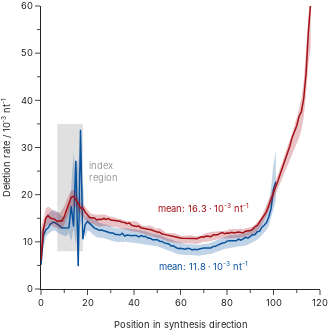

Here is the notebook cell this chart was saved with:
### Code cell
def hex_to_rgb(hex_color: str) -> tuple:
    hex_color = hex_color.lstrip("#")
    return int(hex_color[0:2], 16), int(hex_color[2:4], 16), int(hex_color[4:6], 16)



plot_data = data.data[f"deletions_by_refposition"].copy()

plot_data['position_read'] = plot_data['position']

for exp in plot_data.exp.unique():
    plot_data.loc[(plot_data['exp'] == exp) & (plot_data['read'] == "1"), 'position'] = plot_data.loc[(plot_data['exp'] == exp) & (plot_data['read'] == "1"), 'position'].max() - plot_data.loc[(plot_data['exp'] == exp) & (plot_data['read'] == "1"), 'position']




colors = ["#08519c", "#a50f15"]

fig = pg.Figure()
fig.update_layout(
    xaxis=dict(
        anchor='y',
        title_text='Position in synthesis direction', 
        dtick=20, 
        range=[0, 120],
        minor_ticks="outside", 
        minor_dtick=10,
        tickfont_size=28/3, 
    ),
    yaxis = dict(
        anchor='x',
        title_text='Deletion rate / 10<sup>-3</sup> nt<sup>-1</sup>',
        range=[0, 60],
        dtick=10, 
        minor_ticks="outside", 
        minor_dtick=5,
        tickfont_size=28/3, 
    ),
    xaxis2=dict(
        domain=[0.2, 0.75],
        anchor='y2',
        title_text="",
        range=[0, 110],
        dtick=40,
        minor_ticks="outside", 
        minor_dtick=20,
        tickfont_size=28/3, 
    ),
    yaxis2 = dict(
        domain=[0.6, 0.75],
        anchor='x2',
        title_text="",
        range=[0.25, 1.25],
        dtick=0.5,
        minor_ticks="outside", 
        minor_dtick=0.25,
        tickfont_size=28/3, 
    )
)




for i, group in enumerate(plot_data.group.unique()):
    idata = plot_data.loc[(plot_data['group'] == group)]

    maxdata = idata.groupby('position').agg({'rate': 'max'}).reset_index()
    fig.add_trace(
        pg.Scatter(
            x=maxdata['position'],
            y=1000*maxdata.rolling(3, min_periods=1, on="position", center=True)['rate'].mean(),
            line_width=0,
        )
    )
    mindata = idata.groupby('position').agg({'rate': 'min'}).reset_index()
    fig.add_trace(
        pg.Scatter(
            x=mindata['position'],
            y=1000*mindata.rolling(3, min_periods=1, on="position", center=True)['rate'].mean(),
            fill='tonexty',
            line_width=0,
            fillcolor=f"rgba{(*hex_to_rgb(colors[i]), 0.25)}"
        )
    )

    idata = plot_data.loc[(plot_data['group'] == group)]
    meandata = idata.groupby('position').agg({'rate': 'median'}).reset_index()

    fig.add_trace(
        pg.Scatter(
            x=meandata['position'],
            y=1000*meandata['rate'],
            line_color=colors[i],
            line_width=1.5,
        )

    )




fig.add_shape(type="rect",
    x0=7, y0=8, x1=18, y1=35,
    fillcolor="#999999",
    layer='below'
)

fig.add_annotation(
    x=27,
    y=25,
    text=f"index<br>region",
    align='left',
    showarrow=False,
    font_color='#999999',
    font_family="Inter", 
    font_size=28/3,
)

mean = plot_data.loc[plot_data.group == "GCall"].copy().groupby('position')['rate'].mean().mean()*1000
fig.add_annotation(
    x=70,
    y=mean-7,
    text=f"mean: {mean:.1f} · 10<sup>-3</sup> nt<sup>-1</sup>",
    showarrow=False,
    font_color=colors[0],
    font_family="Inter", 
    font_size=28/3,
)

mean = plot_data.loc[plot_data.group == "GCfix"].copy().groupby('position')['rate'].mean().mean()*1000
fig.add_annotation(
    x=70,
    y=mean+1,
    text=f"mean: {mean:.1f} · 10<sup>-3</sup> nt<sup>-1</sup>",
    showarrow=False,
    font_color=colors[1],
    font_family="Inter", 
    font_size=28/3,
)

fig.update_traces(
    marker=dict(), 
    selector=dict(mode='markers'),
)

fig.update_layout(
    template="simple_white", 
    height=330, 
    width=330, 
    showlegend=False, 
    margin=dict(l=0, r=10, t=0, b=0),
    font_family="Inter",
    legend_font_size=28/3,
)
fig.update_xaxes(
    title_font_family="Inter", 
    title_font_size=28/3, 
)
fig.update_yaxes(
    title_font_family="Inter", 
    title_font_size=28/3, 
)
fig.show()
fig.write_image("error_rates.svg")

### Figure 1 — Plotly figure (JSON) as saved in the notebook; plotly's stock layout.template omitted (floating-point values rounded to 4 significant figures)
{"data": [{"line": {"width": 0}, "type": "scatter", "x": [0, 1, 2, 3, 4, 5, 6, 7, 8, 9, 10, 11, 12, 13, 14, 15, 16, 17, 18, 19, 20, 21, 22, 23, 24, 25, 26, 27, 28, 29, 30, 31, 32, 33, 34, 35, 36, 37, 38, 39, 40, 41, 42, 43, 44, 45, 46, 47, 48, 49, 50, 51, 52, 53, 54, 55, 56, 57, 58, 59, 60, 61, 62, 63, 64, 65, 66, 67, 68, 69, 70, 71, 72, 73, 74, 75, 76, 77, 78, 79, 80, 81, 82, 83, 84, 85, 86, 87, 88, 89, 90, 91, 92, 93, 94, 95, 96, 97, 98, 99, 100, 101], "y": [12.21, 13.34, 15.33, 15.89, 16.36, 16.72, 16.7, 16.31, 15.84, 15.48, 15.33, 15.69, 18.22, 21.45, 28.91, 23.1, 27.97, 19.36, 22.81, 15.0, 15.85, 15.57, 15.03, 14.67, 14.35, 14.08, 13.89, 13.8, 13.65, 13.45, 13.23, 13.06, 13.01, 12.87, 12.9, 12.8, 12.88, 12.77, 12.75, 12.72, 12.66, 12.66, 12.53, 12.44, 12.34, 12.19, 12.07, 11.84, 11.78, 11.73, 11.66, 11.47, 11.23, 10.98, 10.81, 10.6, 10.5, 10.26, 10.06, 10.02, 9.907, 9.791, 9.566, 9.512, 9.511, 9.42, 9.359, 9.383, 9.396, 9.517, 9.495, 9.612, 9.65, 9.869, 10.04, 10.32, 10.51, 10.79, 10.84, 11.01, 11.2, 11.36, 11.48, 11.42, 11.52, 11.54, 11.66, 11.77, 11.93, 12.15, 12.46, 12.81, 13.13, 13.45, 13.97, 14.56, 15.24, 16.24, 18.01, 21.74, 26.44, 29.43]}, {"fill": "tonexty", "fillcolor": "rgba(8, 81, 156, 0.25)", "line": {"width": 0}, "type": "scatter", "x": [0, 1, 2, 3, 4, 5, 6, 7, 8, 9, 10, 11, 12, 13, 14, 15, 16, 17, 18, 19, 20, 21, 22, 23, 24, 25, 26, 27, 28, 29, 30, 31, 32, 33, 34, 35, 36, 37, 38, 39, 40, 41, 42, 43, 44, 45, 46, 47, 48, 49, 50, 51, 52, 53, 54, 55, 56, 57, 58, 59, 60, 61, 62, 63, 64, 65, 66, 67, 68, 69, 70, 71, 72, 73, 74, 75, 76, 77, 78, 79, 80, 81, 82, 83, 84, 85, 86, 87, 88, 89, 90, 91, 92, 93, 94, 95, 96, 97, 98, 99, 100, 101], "y": [7.169, 8.542, 10.9, 11.61, 11.96, 12.32, 12.39, 12.16, 11.77, 11.5, 11.44, 11.22, 11.96, 9.993, 12.75, 9.453, 16.96, 13.37, 16.1, 11.02, 12.35, 12.23, 11.67, 11.2, 10.95, 10.86, 10.87, 10.81, 10.66, 10.44, 10.27, 10.11, 10.07, 9.931, 10.02, 9.918, 10.05, 9.952, 9.962, 9.808, 9.81, 9.721, 9.696, 9.593, 9.577, 9.483, 9.319, 9.151, 9.127, 9.132, 9.062, 8.861, 8.635, 8.471, 8.295, 8.095, 7.953, 7.704, 7.546, 7.373, 7.334, 7.243, 7.209, 7.219, 7.221, 7.145, 7.051, 7.046, 7.052, 7.162, 7.205, 7.319, 7.304, 7.445, 7.563, 7.761, 7.943, 8.177, 8.356, 8.495, 8.565, 8.684, 8.732, 8.844, 8.96, 9.003, 9.042, 9.077, 9.216, 9.402, 9.646, 9.903, 10.15, 10.42, 10.87, 11.34, 11.82, 12.49, 13.43, 15.26, 17.44, 18.84]}, {"line": {"color": "#08519c", "width": 1.5}, "type": "scatter", "x": [0, 1, 2, 3, 4, 5, 6, 7, 8, 9, 10, 11, 12, 13, 14, 15, 16, 17, 18, 19, 20, 21, 22, 23, 24, 25, 26, 27, 28, 29, 30, 31, 32, 33, 34, 35, 36, 37, 38, 39, 40, 41, 42, 43, 44, 45, 46, 47, 48, 49, 50, 51, 52, 53, 54, 55, 56, 57, 58, 59, 60, 61, 62, 63, 64, 65, 66, 67, 68, 69, 70, 71, 72, 73, 74, 75, 76, 77, 78, 79, 80, 81, 82, 83, 84, 85, 86, 87, 88, 89, 90, 91, 92, 93, 94, 95, 96, 97, 98, 99, 100, 101], "y": [5.125, 11.24, 12.49, 12.93, 13.72, 14.16, 14.09, 13.78, 13.4, 12.93, 12.93, 13.04, 12.98, 17.55, 13.27, 27.16, 4.842, 33.74, 10.53, 13.67, 14.33, 13.86, 13.31, 12.92, 12.72, 12.45, 12.5, 12.33, 12.15, 11.95, 11.86, 11.86, 11.54, 11.53, 11.44, 11.82, 11.21, 11.45, 11.31, 11.3, 11.37, 11.36, 11.03, 11.33, 11.12, 11.15, 10.8, 10.75, 10.45, 10.38, 10.45, 10.14, 10.09, 9.781, 9.618, 9.555, 9.124, 9.142, 8.794, 8.57, 8.63, 8.575, 8.45, 8.624, 8.563, 8.283, 8.431, 8.335, 8.53, 8.588, 8.668, 8.69, 8.783, 8.709, 8.987, 9.052, 9.3, 9.624, 9.756, 9.794, 10.16, 10.24, 10.22, 10.35, 10.23, 10.56, 10.35, 10.64, 10.96, 10.78, 11.24, 11.52, 11.49, 12.13, 12.24, 13.09, 13.51, 14.08, 15.32, 17.13, 21.17, 22.73]}, {"line": {"width": 0}, "type": "scatter", "x": [0, 1, 2, 3, 4, 5, 6, 7, 8, 9, 10, 11, 12, 13, 14, 15, 16, 17, 18, 19, 20, 21, 22, 23, 24, 25, 26, 27, 28, 29, 30, 31, 32, 33, 34, 35, 36, 37, 38, 39, 40, 41, 42, 43, 44, 45, 46, 47, 48, 49, 50, 51, 52, 53, 54, 55, 56, 57, 58, 59, 60, 61, 62, 63, 64, 65, 66, 67, 68, 69, 70, 71, 72, 73, 74, 75, 76, 77, 78, 79, 80, 81, 82, 83, 84, 85, 86, 87, 88, 89, 90, 91, 92, 93, 94, 95, 96, 97, 98, 99, 100, 101, 102, 103, 104, 105, 106, 107, 108, 109, 110, 111, 112, 113, 114, 115, 116], "y": [13.1, 14.61, 17.0, 17.51, 17.19, 16.66, 16.33, 16.26, 16.11, 16.7, 17.6, 18.93, 20.02, 20.82, 21.03, 20.47, 19.33, 18.39, 17.89, 17.43, 16.86, 16.24, 15.92, 15.81, 15.75, 15.73, 15.84, 15.8, 15.68, 15.47, 15.34, 15.31, 15.24, 15.1, 14.97, 14.72, 14.59, 14.41, 14.31, 14.32, 14.41, 14.34, 14.05, 13.63, 13.42, 13.29, 13.53, 13.48, 13.27, 12.95, 12.84, 12.94, 12.57, 12.25, 11.89, 11.85, 11.88, 11.84, 11.73, 11.46, 11.33, 11.23, 11.31, 11.44, 11.4, 11.37, 11.17, 11.2, 11.25, 11.37, 11.65, 11.79, 12.03, 12.09, 12.12, 12.13, 12.08, 12.23, 12.28, 12.36, 12.39, 12.67, 12.74, 12.7, 12.73, 12.7, 12.82, 12.64, 12.89, 12.92, 13.06, 13.24, 13.6, 14.12, 14.79, 15.55, 16.6, 17.69, 19.07, 20.31, 21.63, 22.98, 24.33, 25.82, 27.2, 28.77, 30.04, 31.51, 32.91, 34.67, 36.38, 38.22, 40.46, 44.11, 50.6, 59.3, 64.46]}, {"fill": "tonexty", "fillcolor": "rgba(165, 15, 21, 0.25)", "line": {"width": 0}, "type": "scatter", "x": [0, 1, 2, 3, 4, 5, 6, 7, 8, 9, 10, 11, 12, 13, 14, 15, 16, 17, 18, 19, 20, 21, 22, 23, 24, 25, 26, 27, 28, 29, 30, 31, 32, 33, 34, 35, 36, 37, 38, 39, 40, 41, 42, 43, 44, 45, 46, 47, 48, 49, 50, 51, 52, 53, 54, 55, 56, 57, 58, 59, 60, 61, 62, 63, 64, 65, 66, 67, 68, 69, 70, 71, 72, 73, 74, 75, 76, 77, 78, 79, 80, 81, 82, 83, 84, 85, 86, 87, 88, 89, 90, 91, 92, 93, 94, 95, 96, 97, 98, 99, 100, 101, 102, 103, 104, 105, 106, 107, 108, 109, 110, 111, 112, 113, 114, 115, 116], "y": [7.874, 9.672, 12.88, 13.58, 13.6, 13.26, 13.05, 12.94, 12.73, 12.89, 13.5, 14.81, 16.18, 17.21, 17.58, 17.35, 16.61, 15.88, 15.21, 14.69, 14.19, 13.93, 13.78, 13.64, 13.4, 13.2, 13.29, 13.27, 13.41, 13.2, 13.23, 13.18, 13.13, 13.06, 12.9, 12.82, 12.62, 12.52, 12.33, 12.28, 12.12, 12.16, 12.08, 11.93, 11.76, 11.49, 11.43, 11.24, 11.16, 10.99, 10.93, 10.79, 10.58, 10.37, 10.18, 10.02, 9.918, 9.893, 9.869, 9.807, 9.823, 9.779, 9.705, 9.615, 9.608, 9.599, 9.547, 9.555, 9.701, 9.862, 10.03, 9.98, 10.09, 10.13, 10.36, 10.42, 10.57, 10.66, 10.74, 10.73, 10.69, 10.75, 10.75, 10.8, 10.81, 10.81, 10.84, 10.92, 11.05, 11.19, 11.37, 11.59, 11.88, 12.31, 12.9, 13.7, 14.53, 15.52, 16.65, 17.83, 19.02, 20.08, 21.37, 22.46, 23.61, 24.65, 25.84, 27.11, 28.3, 29.54, 30.83, 32.08, 33.78, 36.43, 41.57, 47.71, 51.43]}, {"line": {"color": "#a50f15", "width": 1.5}, "type": "scatter", "x": [0, 1, 2, 3, 4, 5, 6, 7, 8, 9, 10, 11, 12, 13, 14, 15, 16, 17, 18, 19, 20, 21, 22, 23, 24, 25, 26, 27, 28, 29, 30, 31, 32, 33, 34, 35, 36, 37, 38, 39, 40, 41, 42, 43, 44, 45, 46, 47, 48, 49, 50, 51, 52, 53, 54, 55, 56, 57, 58, 59, 60, 61, 62, 63, 64, 65, 66, 67, 68, 69, 70, 71, 72, 73, 74, 75, 76, 77, 78, 79, 80, 81, 82, 83, 84, 85, 86, 87, 88, 89, 90, 91, 92, 93, 94, 95, 96, 97, 98, 99, 100, 101, 102, 103, 104, 105, 106, 107, 108, 109, 110, 111, 112, 113, 114, 115, 116], "y": [6.117, 12.56, 14.95, 15.58, 15.04, 14.97, 14.76, 14.31, 14.44, 14.4, 15.32, 16.75, 18.3, 19.45, 19.63, 19.01, 18.15, 17.16, 17.16, 16.3, 15.78, 15.13, 15.11, 15.07, 14.64, 14.8, 14.72, 14.96, 14.75, 14.95, 14.62, 14.58, 14.53, 14.47, 14.36, 14.16, 14.09, 13.86, 14.01, 13.51, 13.42, 13.24, 13.34, 12.99, 12.88, 12.73, 12.65, 12.62, 12.39, 12.2, 12.06, 12.02, 11.7, 11.58, 11.46, 11.38, 11.24, 11.21, 10.97, 10.91, 10.81, 10.75, 10.77, 10.64, 10.73, 10.83, 10.7, 10.65, 10.84, 11.07, 10.97, 11.21, 11.17, 11.07, 11.47, 11.48, 11.49, 11.8, 11.95, 11.7, 11.87, 11.84, 12.05, 11.88, 11.95, 12.07, 11.97, 11.94, 12.25, 12.24, 12.38, 12.65, 13.2, 13.5, 14.16, 14.84, 15.64, 16.47, 17.74, 19.0, 20.35, 21.85, 23.06, 24.52, 25.87, 27.26, 28.73, 30.28, 32.1, 33.54, 34.63, 36.58, 37.59, 40.39, 45.67, 54.52, 60.72]}], "layout": {"annotations": [{"align": "left", "font": {"color": "#999999", "family": "Inter", "size": 9.333}, "showarrow": false, "text": "index<br>region", "x": 27, "y": 25}, {"font": {"color": "#08519c", "family": "Inter", "size": 9.333}, "showarrow": false, "text": "mean: 11.8 · 10<sup>-3</sup> nt<sup>-1</sup>", "x": 70, "y": 4.811}, {"font": {"color": "#a50f15", "family": "Inter", "size": 9.333}, "showarrow": false, "text": "mean: 16.3 · 10<sup>-3</sup> nt<sup>-1</sup>", "x": 70, "y": 17.28}], "font": {"family": "Inter"}, "height": 330, "legend": {"font": {"size": 9.333}}, "margin": {"b": 0, "l": 0, "r": 10, "t": 0}, "shapes": [{"fillcolor": "#999999", "layer": "below", "type": "rect", "x0": 7, "x1": 18, "y0": 8, "y1": 35}], "showlegend": false, "width": 330, "xaxis": {"anchor": "y", "dtick": 20, "minor": {"dtick": 10, "ticks": "outside"}, "range": [0, 120], "tickfont": {"size": 9.333}, "title": {"font": {"family": "Inter", "size": 9.333}, "text": "Position in synthesis direction"}}, "xaxis2": {"anchor": "y2", "domain": [0.2, 0.75], "dtick": 40, "minor": {"dtick": 20, "ticks": "outside"}, "range": [0, 110], "tickfont": {"size": 9.333}, "title": {"font": {"family": "Inter", "size": 9.333}, "text": ""}}, "yaxis": {"anchor": "x", "dtick": 10, "minor": {"dtick": 5, "ticks": "outside"}, "range": [0, 60], "tickfont": {"size": 9.333}, "title": {"font": {"family": "Inter", "size": 9.333}, "text": "Deletion rate / 10<sup>-3</sup> nt<sup>-1</sup>"}}, "yaxis2": {"anchor": "x2", "domain": [0.6, 0.75], "dtick": 0.5, "minor": {"dtick": 0.25, "ticks": "outside"}, "range": [0.25, 1.25], "tickfont": {"size": 9.333}, "title": {"font": {"family": "Inter", "size": 9.333}, "text": ""}}}}
